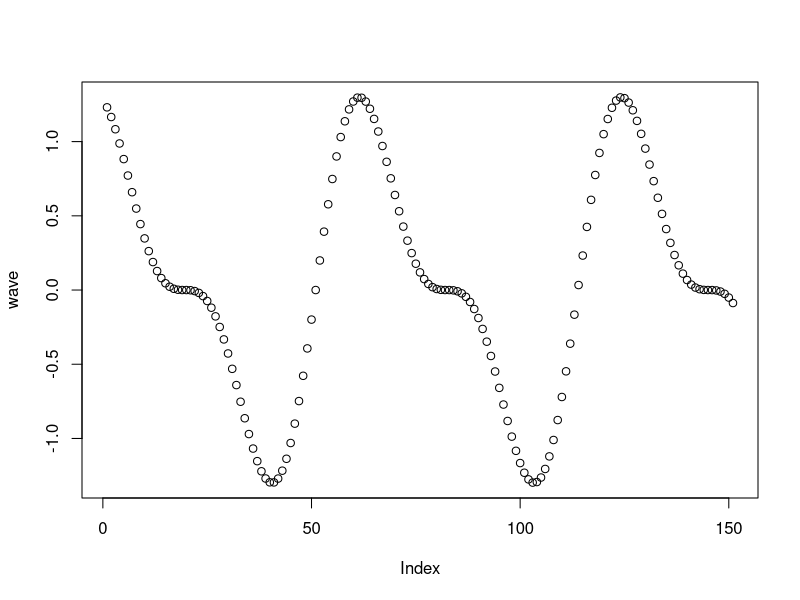

Recreate this plot in R.
# Exercise 1: creating and operating on vectors

# Create a vector `names` that contains your name and the names of 2 people 
# next to you. Print the vector.
names <- c("Tom", "John", "Brian")
print(names)
# Use the colon operator : to create a vector `n` of numbers from 10:49
n <- c(10:49)

# Use the `length()` function to get the number of elements in `n`
length(n)

# Add 1 to each element in `n` and print the result
print(n+1)

# Create a vector `m` that contains the numbers 10 to 1 (in that order). 
# Hint: use the `seq()` function
m <- c(seq(10,1))

# Subtract `m` FROM `n`. Note the recycling!
n_sub_m <- n-m
print(n_sub_m)

# Use the `seq()` function to produce a range of numbers from -5 to 10 in `0.1`
# increments. Store it in a variable `x_range`
x_range <- seq(-5, 10, by = 0.1)

# Create a vector `sin_wave` by calling the `sin()` function on each element 
# in `x_range`.
sin_wave <- sin(x_range)

# Create a vector `cos_wave` by calling the `cos()` function on each element 
# in `x_range`.
cos_wave <- cos(x_range)

# Create a vector `wave` by multiplying `sin_wave` and `cos_wave` together, then
# adding `sin_wave` to the product
wave <- c((sin_wave*cos_wave) + sin_wave)

# Use the `plot()` function to plot your `wave`!
plot(wave)